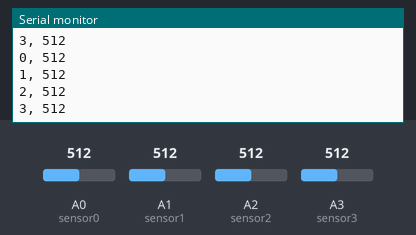
This sketch was run on a simulated Arduino Uno, built with avr-gcc and run on an emulated ATmega328P. Parts: the last lines printed to the serial monitor. The inputs (shaded band) are chosen by the test bench; at power-on: A0 (sensor0) = 512, A1 (sensor1) = 512, A2 (sensor2) = 512, A3 (sensor3) = 512.

Above: at 3.8 s.
3.9 s: A0 (sensor0) set to 716
7.8 s: A1 (sensor1) set to 716
At 9.6 s:
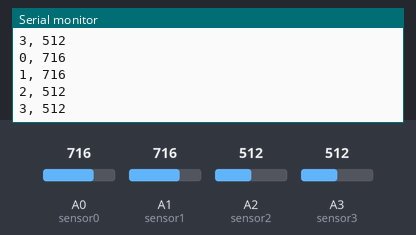
11.7 s: A2 (sensor2) set to 716
At 13.1 s:
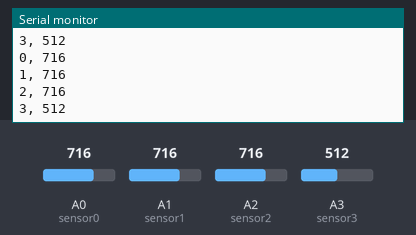
15.6 s: A3 (sensor3) set to 716
At 19.0 s:
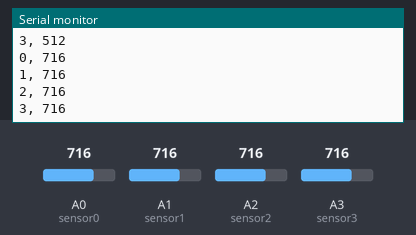
19.5 s: A0 (sensor0) set to 992
23.4 s: A1 (sensor1) set to 992
At 24.8 s:
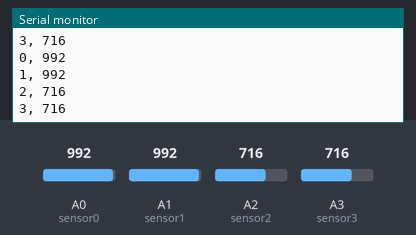
Timing chart, 0 to 26.4 s (numbered marks = the images above; inputs shaded):
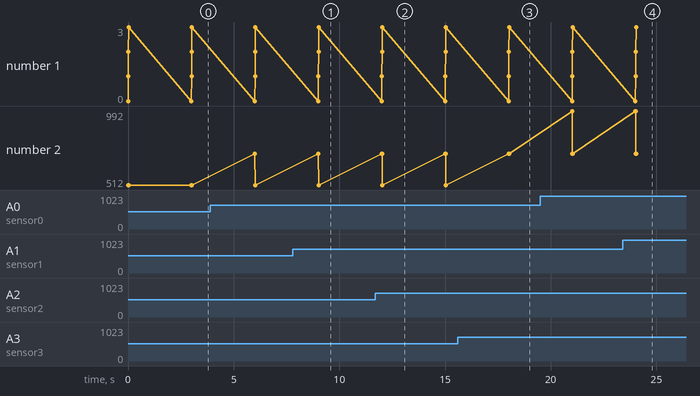

The sketch:

sen.ino
```cpp
// 아두이노에 연결된 각 압력 센서는 개별적으로 출력값의 편차가 있어, 정확한 값을 측정하기 위해 각 센서의 고유한 기준값(유동값)을 사전에 측정
int sensor0 = A0;                           // 센서값을 아나로그 A0핀 설정
int sensor1 = A1;                           // 센서값을 아나로그 A1핀 설정
int sensor2 = A2;                           // 센서값을 아나로그 A2핀 설정
int sensor3 = A3;                           // 센서값을 아나로그 A3핀 설정

int value = 0;                                       // loop에서 사용할 변수 설정

void setup()
{
  Serial.begin(9600);
}

void loop()
{
  int value0 = analogRead(sensor0);
  int value1 = analogRead(sensor1);
  int value2 = analogRead(sensor2);
  int value3 = analogRead(sensor3);

  Serial.print("0, ");
  Serial.println(value0);
  Serial.print("1, ");
  Serial.println(value1);
  Serial.print("2, ");
  Serial.println(value2);
  Serial.print("3, ");
  Serial.println(value3);

  delay(3000);
}
```

Measured:
- after the input at 7.8 s, the serial monitor: prints a new line after 1.2 s (image 1)
- after the input at 11.7 s, the serial monitor: prints a new line after 0.32 s (image 2)
- after the input at 15.6 s, the serial monitor: prints a new line after 2.4 s (image 3)
- after the input at 23.4 s, the serial monitor: prints a new line after 0.62 s (image 4)
